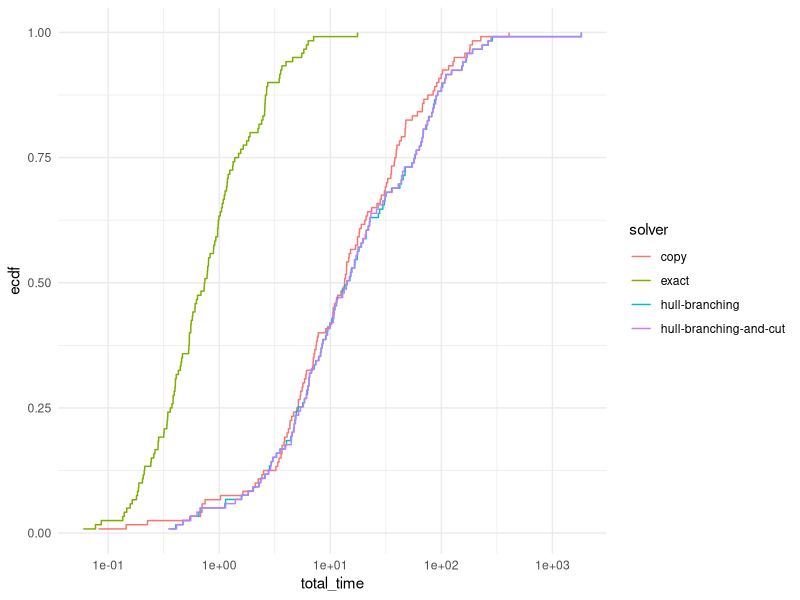
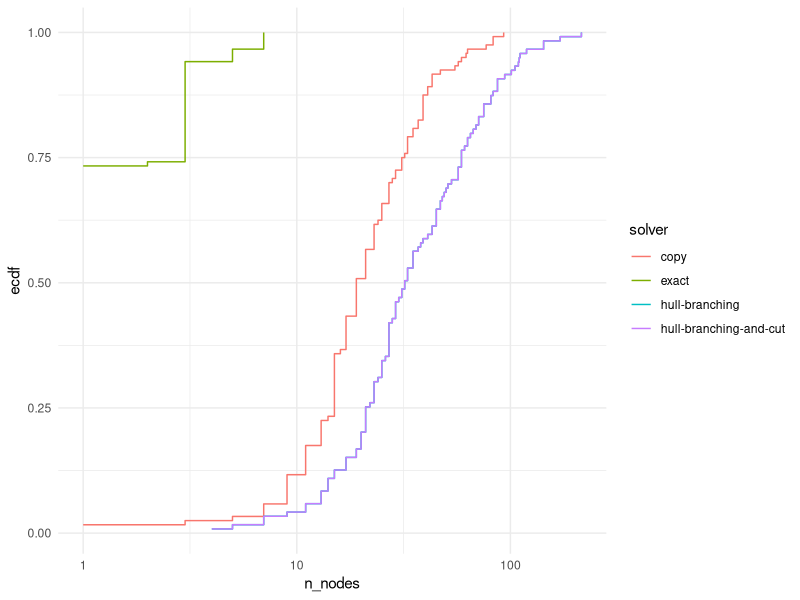

These charts were generated, in order, by the following R code:
## ---- chunk 1
library(rmarkdown)
library(kableExtra)
library(ggplot2)
suppressPackageStartupMessages(library(dplyr))
## ---- chunk 2
results = read.table("./results.csv", header = FALSE, sep = ',')
colnames(results) <- c("tag", "instance", "n_facilities", "n_customers", "Gamma", "solver", "total_time", "status", "reason", "best_obj", "best_bound", "n_nodes", "blank")
results$tag = NULL
results$blank = NULL
## ---- chunk 3
paged_table(results)
## ---- chunk 4
solvers = unique(results$solver)
results_filtered <- results %>%
  group_by(instance) %>%
  filter(all(c("exact", "hull-branching", "copy") %in% solvers))
## ---- chunk 5
ggplot(results_filtered, aes(x = total_time, col = solver)) +
  stat_ecdf(pad = FALSE) +
  scale_x_log10() +
  theme_minimal()
## ---- chunk 6
ggplot(results_filtered, aes(x = n_nodes, col = solver)) +
  stat_ecdf(pad = FALSE) +
  scale_x_log10() +
  theme_minimal()
